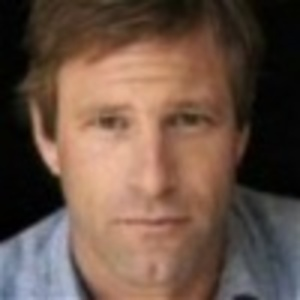
#> input picture lowRes.jpg, 300 x 300 px
$ jupyter execute --allow-errors Unblur.ipynb
#> lines starting #> are read from the running program, lines starting #| are printed output that depends on the picture
[cell 1]
import cv2
import matplotlib.pyplot as plt
import numpy as np
import statistics
import math

[cell 2]
# Input
image=cv2.imread('lowRes.jpg')
#> image is the input picture: shape (300, 300, 3); mean B, G, R 70.2, 83.3, 106.6
image=cv2.cvtColor(image,cv2.COLOR_BGR2RGB)

[cell 3]
# compare the enhanced image with the original one
def show(ori,new,newName):
    fig=plt.figure(figsize=(10,7))
    fig.add_subplot(1,2,1)
    plt.imshow(ori)
    plt.axis('off')
    plt.title("Original")
    fig.add_subplot(1,2,2)
    plt.imshow(new)
    plt.axis('off')
    plt.title(newName)

[cell 4]
# Unsharp
def unsharp(image):
    blurred=cv2.GaussianBlur(image,(5,5),0)
    unsharped=cv2.addWeighted(image,2.2,blurred,-1.0, 0)
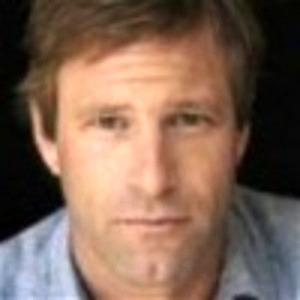
#> unsharped: shape (300, 300, 3); mean R, G, B 127.2, 99.9, 84.3
    return unsharped

[cell 5]
# Sharpen
def sharpen(image):
    laplacian=np.array([[-1,-1,-1],
                        [-1,9,-1],
                        [-1,-1,-1]])
    sharpenByLaplacian=cv2.filter2D(image,-1,laplacian)
    return sharpenByLaplacian

[cell 6]
# Edge enhancement
def edgeEnhance(image):
    def getLapla(inputs):
        ans=0
        laplacian=np.array([[-1,-1,-1],
                            [-1,9.12,-1],
                            [-1,-1,-1]])
        for i in range(inputs.shape[0]):
            for j in range(inputs.shape[1]):
                ans+=inputs[i,j]*laplacian[i,j]
        return ans

    # detect edges in grayscale
    gray=cv2.cvtColor(blurred,cv2.COLOR_RGB2GRAY)
    edges=cv2.Canny(gray,20,40)

    # enhance those edges by applying sharpening them
    edgeEnhanced=image.copy()
    H,W,colors=image.shape
    for i in range(1,H-1):
        for j in range(1,W-1):
            # found an edge, sharpen it
            if edges[i][j]==255:
                for color in range(colors):
                    edgeEnhanced[i,j,color]=getLapla(image[i-1:i+2,j-1:j+2,color])

    return edgeEnhanced

[cell 7]
unsharped=unsharp(image)
sharpened=sharpen(image)
#> (the rest of this cell did not finish here and is left out)

[cell 8]
show(image,unsharped,"Unsharped")
show(image,sharpened,"Sharpened")
